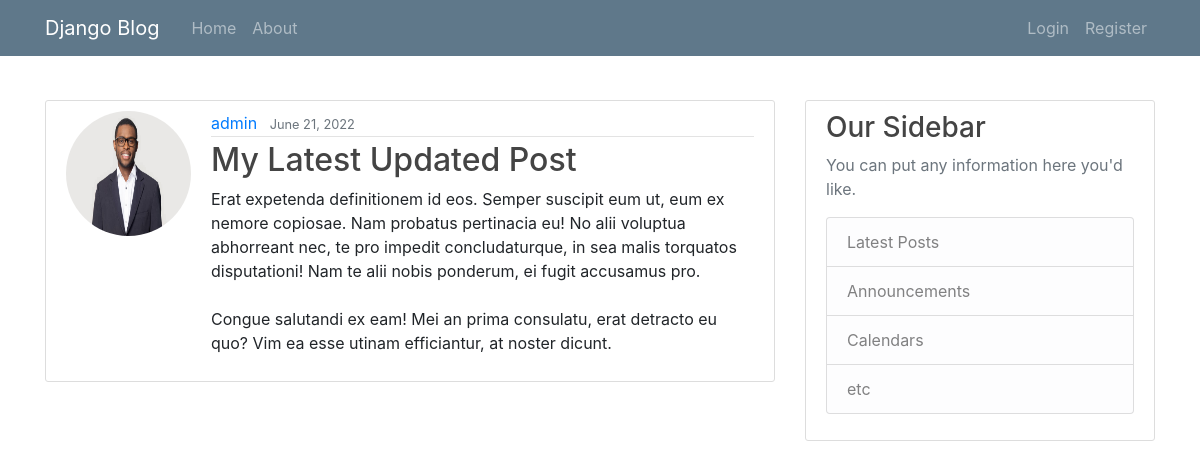
The page /post/34/ on the database its author committed.
### blog/models.py (models this page shows, shortened)
class Post(models.Model):
    title=models.CharField(max_length=100)
    content=models.TextField()
    date_posted=models.DateTimeField(default=timezone.now)
    author=models.ForeignKey(User,on_delete=models.CASCADE)

### users/models.py (models this page shows, shortened)
class Profile(models.Model):
    user=models.OneToOneField(User,on_delete=models.CASCADE)
    image=models.ImageField(default='default.jpg',upload_to='profile_pics')

### blog/views.py (the view)
# urls.py: path('post/<int:pk>/', views.PostDetailView.as_view(), name='post-detail'),
class PostDetailView(DetailView):
    model = Post

### blog/templates/blog/post_detail.html (shortened to what this page needs)
{% extends "blog/base.html" %}
{% block content%}
<article class="media content-section">
    <img class="rounded-circle account-img" src="{{ object.author.profile.image.url }}">
    <div class="media-body">
        <div class="article-metadata">
            <a class="mr-2" href="{% url 'user-posts' object.author.username %}">{{ object.author }}</a>
            <small class="text-muted">{{ object.date_posted|date:"F d, Y" }}</small>
        </div>
        <h2 class="article-title">{{ object.title }}</h2>
        <p class="article-content">{{ object.content }}</p>
    </div>
</article>
{% endblock content %}

### blog/static/blog/main.css (style rules this page uses)
body { background: #f5f5f5; color: #333333; margin-top: 10rem; padding-top:100px; }
h1, h2, h3, h4, h5, h6 { color: #444444; }
.content-section { background: #ffffff; padding: 10px 20px; border: 1px solid #dddddd; border-radius: 3px; margin-bottom: 20px; }
.article-title { color: #444444; }
.article-content { white-space: pre-line; }
.article-metadata { padding-bottom: 1px; margin-bottom: 4px; border-bottom: 1px solid #e3e3e3 }
.account-img { height: 125px; width: 125px; margin-right: 20px; margin-bottom: 16px; }

### rows shown on the page
Post: author.profile.image (placeholder picture), author "admin", date_posted "June 21, 2022", title "My Latest Updated Post", content "Erat expetenda definitionem id eos. Semper suscipit eum ut, eum ex nemore copiosae. Nam probatus pertinacia eu! No alii voluptua abhorreant nec, te pro impedit concludaturque, in sea malis torquatos disputationi! Nam te alii nobis ponderum, ei fugit accusamus pro. Congue salutandi ex eam! Mei an prima consulatu, erat detracto eu quo? Vim ea esse utinam efficiantur, at noster dicunt."
